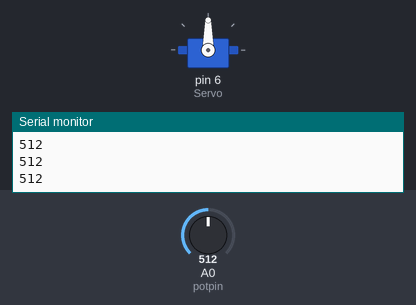
This sketch was run on a simulated Arduino Uno, built with avr-gcc and run on an emulated ATmega328P. Shown: servo, the last lines printed to the serial monitor. Inputs (shaded band) come from the test bench; at power-on: A0 (potpin) = 512.

Above: at 1.2 s.
1.3 s: A0 (potpin) set to 716
At 1.9 s:
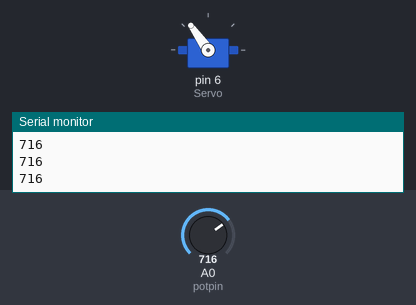
2.8 s: A0 (potpin) set to 900
At 4.0 s:
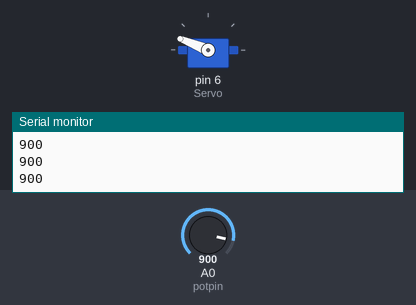
4.3 s: A0 (potpin) set to 1023
At 5.5 s:
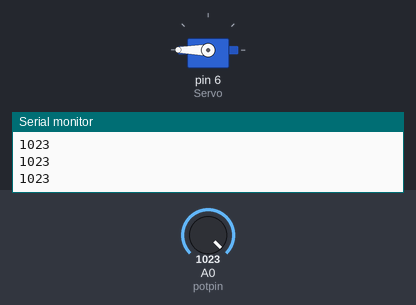
5.8 s: A0 (potpin) set to 306
At 6.8 s:
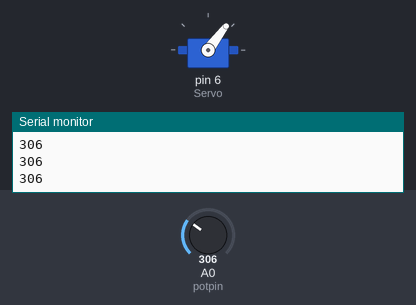
7.3 s: A0 (potpin) set to 122
At 7.7 s:
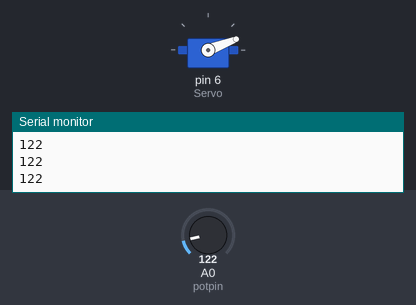
8.8 s: A0 (potpin) set to 0
At 9.8 s:
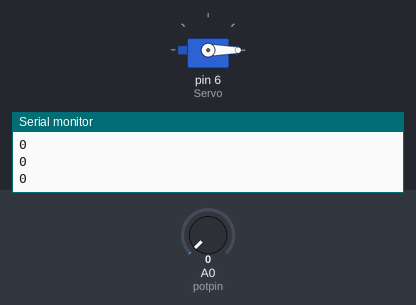
Timing chart, 0 to 11.3 s (numbered marks = the images above; inputs shaded):
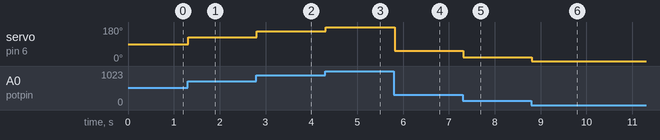

The sketch:

Servo-With-Potenciometer.ino
```cpp
#include <Servo.h>

// Define o pino analógico do pontenciômetro
int potpin = A0;
// Define a variável Angulo
int Angulo = 0;
// Define a variável que carregará os valores lidos
int valor_lido;
Servo Servo;

void setup() {
  // Inicia o Monitor Serial
  Serial.begin(115200);
  Serial.println("Iniciando Serial Monitor...");
  // Atribui o Servo ao pino 6
  Servo.attach(6);
}

void loop() {
  // Atribui a "valor_lido" o valor analógico proveniente do potenciômetro
  valor_lido = analogRead(potpin);
  Serial.println(valor_lido);
  // Variável dentro do map = Valor a ser convertido. Variável fora = É aquela que recebe o valor convertido
  Angulo = map(valor_lido, 0, 1023, 0, 180);
  // "Move" o servo com base no valor convertido
  Servo.write(Angulo);
  delay(15);
}
```

Measured:
- after the input at 1.3 s, servo on pin 6 (Servo): 90° → 125° at once
- after the input at 2.8 s, servo on pin 6 (Servo): 125° → 158° at once
- after the input at 4.3 s, servo on pin 6 (Servo): 158° → 180° at once
- after the input at 5.8 s, servo on pin 6 (Servo): 180° → 53° at once
- after the input at 7.3 s, servo on pin 6 (Servo): 53° → 21° at once
- after the input at 8.8 s, servo on pin 6 (Servo): 21° → 0° at once
